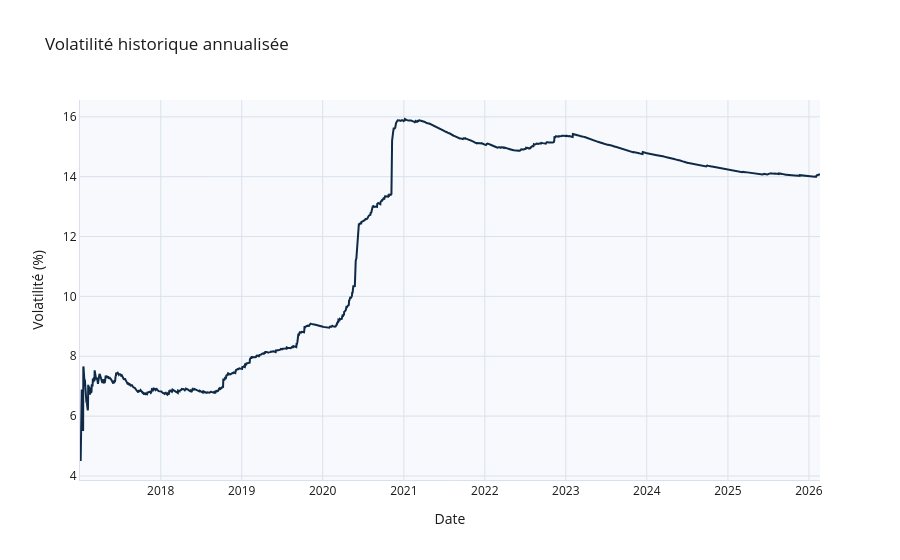

Notebook code cell kept with this figure:
### Markdown cell above
### 5c. Volatilité glissante annualisée

### Code cell
fig_vol = reporter.plot_historical_volatility()
fig_vol.show()

### Figure 1 — Plotly figure (JSON) as saved in the notebook; plotly's stock layout.template omitted (floating-point values rounded to 4 significant figures; data arrays with more than 128 entries replaced by an {"elided": "..."} marker saying what was removed)
{"data": [{"line": {"color": "#0E2A47", "width": 2}, "name": "Volatilité historique (%)", "type": "scatter", "x": {"elided": "2346 str values"}, "y": {"elided": "2346 float values"}}], "layout": {"font": {"color": "#1A1A1A"}, "paper_bgcolor": "white", "plot_bgcolor": "#F7F9FC", "title": {"text": "Volatilité historique annualisée"}, "xaxis": {"gridcolor": "#D9E2EC", "linecolor": "#D9E2EC", "title": {"text": "Date"}, "zerolinecolor": "#D9E2EC"}, "yaxis": {"gridcolor": "#D9E2EC", "linecolor": "#D9E2EC", "title": {"text": "Volatilité (%)"}, "zerolinecolor": "#D9E2EC"}}}
